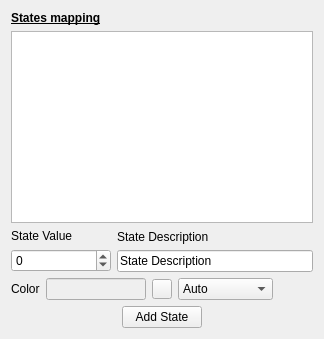
     <widget class="QWidget" name="statesPage">
      <layout class="QVBoxLayout" name="verticalLayout_10">
       <item>
        <widget class="QLabel" name="label_26">
         <property name="font">
          <font>
           <weight>75</weight>
           <bold>true</bold>
           <underline>true</underline>
          </font>
         </property>
         <property name="text">
          <string>States mapping</string>
         </property>
        </widget>
       </item>
       <item>
        <widget class="QTableWidget" name="statesTableWidget">
         <property name="editTriggers">
          <set>QAbstractItemView::NoEditTriggers</set>
         </property>
         <property name="showGrid">
          <bool>false</bool>
         </property>
         <attribute name="horizontalHeaderVisible">
          <bool>false</bool>
         </attribute>
         <attribute name="horizontalHeaderStretchLastSection">
          <bool>true</bool>
         </attribute>
         <attribute name="verticalHeaderVisible">
          <bool>false</bool>
         </attribute>
         <column>
          <property name="text">
           <string>0</string>
          </property>
         </column>
         <column>
          <property name="text">
           <string>1</string>
          </property>
         </column>
         <column>
          <property name="text">
           <string>2</string>
          </property>
         </column>
        </widget>
       </item>
       <item>
        <layout class="QHBoxLayout" name="horizontalLayout_15">
         <item>
          <layout class="QVBoxLayout" name="verticalLayout_13">
           <item>
            <widget class="QLabel" name="label_22">
             <property name="text">
              <string>State Value</string>
             </property>
            </widget>
           </item>
           <item>
            <widget class="QSpinBox" name="stateSpinBox">
             <property name="minimumSize">
              <size>
               <width>100</width>
               <height>0</height>
              </size>
             </property>
             <property name="maximumSize">
              <size>
               <width>100</width>
               <height>16777215</height>
              </size>
             </property>
             <property name="minimum">
              <number>-999999999</number>
             </property>
             <property name="maximum">
              <number>999999999</number>
             </property>
            </widget>
           </item>
          </layout>
         </item>
         <item>
          <layout class="QVBoxLayout" name="verticalLayout_14">
           <item>
            <widget class="QLabel" name="label_23">
             <property name="text">
              <string>State Description</string>
             </property>
            </widget>
           </item>
           <item>
            <widget class="ColorLineEdit" name="stateTextColorLineEdit">
             <property name="enabled">
              <bool>true</bool>
             </property>
             <property name="minimumSize">
              <size>
               <width>70</width>
               <height>0</height>
              </size>
             </property>
             <property name="maximumSize">
              <size>
               <width>16777215</width>
               <height>16777215</height>
              </size>
             </property>
             <property name="text">
              <string>State Description</string>
             </property>
             <property name="alignment">
              <set>Qt::AlignLeading|Qt::AlignLeft|Qt::AlignVCenter</set>
             </property>
             <property name="readOnly">
              <bool>false</bool>
             </property>
            </widget>
           </item>
          </layout>
         </item>
        </layout>
       </item>
       <item>
        <layout class="QHBoxLayout" name="horizontalLayout_25">
         <item>
          <widget class="QLabel" name="label_28">
           <property name="text">
            <string>Color</string>
           </property>
          </widget>
         </item>
         <item>
          <widget class="ColorLineEdit" name="stateColorLineEdit">
           <property name="enabled">
            <bool>false</bool>
           </property>
           <property name="minimumSize">
            <size>
             <width>70</width>
             <height>0</height>
            </size>
           </property>
           <property name="maximumSize">
            <size>
             <width>100</width>
             <height>16777215</height>
            </size>
           </property>
           <property name="alignment">
            <set>Qt::AlignCenter</set>
           </property>
           <property name="readOnly">
            <bool>true</bool>
           </property>
          </widget>
         </item>
         <item>
          <widget class="QToolButton" name="stateColorToolButton">
           <property name="maximumSize">
            <size>
             <width>20</width>
             <height>20</height>
            </size>
           </property>
           <property name="text">
            <string/>
           </property>
           <property name="icon">
            <iconset resource="../resources/icons/icons.qrc">
             <normaloff>:/icons8_paint_palette_50px.png</normaloff>:/icons8_paint_palette_50px.png</iconset>
           </property>
          </widget>
         </item>
         <item>
          <widget class="QComboBox" name="stateColorModeComboBox">
           <property name="minimumSize">
            <size>
             <width>90</width>
             <height>0</height>
            </size>
           </property>
           <item>
            <property name="text">
             <string>Auto</string>
            </property>
           </item>
           <item>
            <property name="text">
             <string>Background</string>
            </property>
           </item>
           <item>
            <property name="text">
             <string>Foreground</string>
            </property>
           </item>
          </widget>
         </item>
         <item>
          <spacer name="horizontalSpacer_7">
           <property name="orientation">
            <enum>Qt::Horizontal</enum>
           </property>
           <property name="sizeHint" stdset="0">
            <size>
             <width>40</width>
             <height>20</height>
            </size>
           </property>
          </spacer>
         </item>
        </layout>
       </item>
       <item>
        <layout class="QHBoxLayout" name="horizontalLayout_19">
         <item>
          <spacer name="horizontalSpacer_8">
           <property name="orientation">
            <enum>Qt::Horizontal</enum>
           </property>
           <property name="sizeHint" stdset="0">
            <size>
             <width>40</width>
             <height>20</height>
            </size>
           </property>
          </spacer>
         </item>
         <item>
          <widget class="QPushButton" name="addStatePushButton">
           <property name="enabled">
            <bool>true</bool>
           </property>
           <property name="text">
            <string>Add State</string>
           </property>
          </widget>
         </item>
         <item>
          <spacer name="horizontalSpacer_9">
           <property name="orientation">
            <enum>Qt::Horizontal</enum>
           </property>
           <property name="sizeHint" stdset="0">
            <size>
             <width>40</width>
             <height>20</height>
            </size>
           </property>
          </spacer>
         </item>
        </layout>
       </item>
      </layout>
     </widget>
